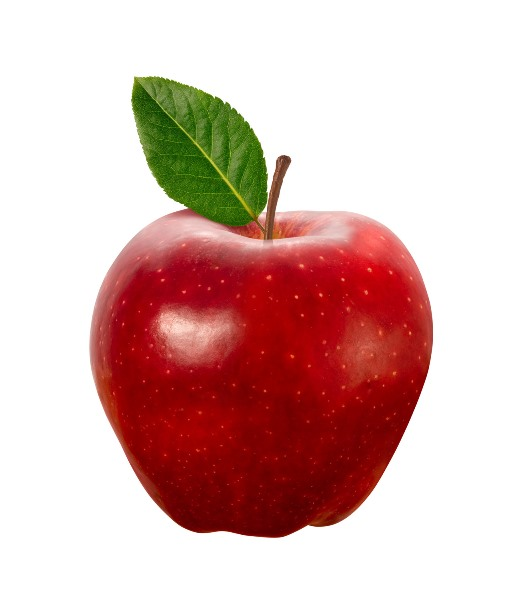
#> input picture Lektion_4/materialer/apple.jpg, 519 x 616 px, found by its file name
$ python opgaver4.py
#> lines starting #> are read from the running program, lines starting #| are printed output that depends on the picture; after the words box and inside, x2 and y2 are one past the last pixel; in counts of white or black regions, pixels touching at a corner belong together
import numpy as np
import cv2

opgave = 4

#Tag dette binære billede:

if opgave == 1:
    input = [[0, 0, 0, 0, 0, 0, 0, 0, 0, 0],
             [0, 0, 0, 0, 0, 0, 0, 0, 0, 0],
             [0, 0, 1, 1, 0, 0, 1, 1, 1, 0],
             [0, 0, 0, 1, 1, 1, 1, 1, 0, 0],
             [0, 0, 1, 1, 1, 1, 1, 0, 0, 0],
             [0, 0, 1, 1, 1, 0, 0, 0, 0, 0],
             [0, 0, 1, 1, 1, 1, 0, 0, 0, 0],
             [0, 0, 1, 1, 1, 1, 0, 0, 1, 0],
             [0, 1, 1, 0, 0, 0, 0, 0, 1, 0],
             [0, 1, 1, 0, 0, 0, 0, 0, 0, 0]]
    #og et 3x3 firkantet strukturelement:
    strucElem = [[1, 1, 1],
                 [1, 1, 1],
                 [1, 1, 1]]

    # erosion
    output =[[0, 0, 0, 0, 0, 0, 0, 0, 0, 0],
             [0, 0, 0, 0, 0, 0, 0, 0, 0, 0],
             [0, 0, 0, 0, 0, 0, 0, 0, 0, 0],
             [0, 0, 0, 0, 0, 0, 0, 0, 0, 0],
             [0, 0, 0, 0, 0, 0, 0, 0, 0, 0],
             [0, 0, 0, 1, 0, 0, 0, 0, 0, 0],
             [0, 0, 0, 1, 0, 0, 0, 0, 0, 0],
             [0, 0, 0, 0, 0, 0, 0, 0, 0, 0],
             [0, 0, 0, 0, 0, 0, 0, 0, 0, 0],
             [0, 0, 0, 0, 0, 0, 0, 0, 0, 0]]
    print("erosion = \n", np.array(output))
    # dilation
    output = [[0, 0, 0, 0, 0, 0, 0, 0, 0, 0],
             [0, 1, 1, 1, 1, 1, 1, 1, 1, 1],
             [0, 1, 1, 1, 1, 1, 1, 1, 1, 1],
             [0, 1, 1, 1, 1, 1, 1, 1, 1, 1],
             [0, 1, 1, 1, 1, 1, 1, 1, 1, 0],
             [0, 1, 1, 1, 1, 1, 1, 1, 0, 0],
             [0, 1, 1, 1, 1, 1, 1, 1, 1, 1],
             [1, 1, 1, 1, 1, 1, 1, 1, 1, 1],
             [1, 1, 1, 1, 1, 1, 1, 1, 1, 1],
             [1, 1, 1, 1, 0, 0, 0, 1, 1, 1]]
    print("dilation = \n", np.array(output))
    # closing
    output = [[0, 0, 0, 0, 0, 0, 0, 0, 0, 0],
             [0, 0, 0, 0, 0, 0, 0, 0, 0, 0],
             [0, 0, 1, 1, 1, 1, 1, 1, 1, 1],
             [0, 0, 1, 1, 1, 1, 1, 1, 0, 0],
             [0, 0, 1, 1, 1, 1, 1, 0, 0, 0],
             [0, 0, 1, 1, 1, 1, 1, 0, 0, 0],
             [0, 0, 1, 1, 1, 1, 1, 0, 0, 0],
             [0, 0, 1, 1, 1, 1, 1, 1, 1, 1],
             [1, 1, 1, 0, 0, 0, 0, 0, 1, 1],
             [1, 1, 1, 0, 0, 0, 0, 0, 1, 1]]
    print("closing = \n", np.array(output))
    # opening
    output =[[0, 0, 0, 0, 0, 0, 0, 0, 0, 0],
             [0, 0, 0, 0, 0, 0, 0, 0, 0, 0],
             [0, 0, 0, 0, 0, 0, 0, 0, 0, 0],
             [0, 0, 0, 0, 0, 0, 0, 0, 0, 0],
             [0, 0, 1, 1, 1, 0, 0, 0, 0, 0],
             [0, 0, 1, 1, 1, 0, 0, 0, 0, 0],
             [0, 0, 1, 1, 1, 0, 0, 0, 0, 0],
             [0, 0, 1, 1, 1, 0, 0, 0, 0, 0],
             [0, 0, 0, 0, 0, 0, 0, 0, 0, 0],
             [0, 0, 0, 0, 0, 0, 0, 0, 0, 0]]
    print("opening = \n", np.array(output))

#Brug morphology og image subtraction til at finde kanten/omkreds af hver prik i billedet "dots-bin.png".
if opgave == 2:
    dots = cv2.imread(r'C:\Users\Muku\Documents\robotic_sensing_Fag\Lektion_4\materialer\dots-bin.png', cv2.IMREAD_GRAYSCALE)
    ret, dotsBin = cv2.threshold(dots, 30, 255, cv2.THRESH_BINARY)

    strucElem = np.ones((4, 4), dtype=int)

    erodeDots = cv2.erode(dotsBin, strucElem)
    finalDots = cv2.subtract(dotsBin, erodeDots)

    cv2.imshow("original", dotsBin)
    cv2.imshow("eroded", erodeDots)
    cv2.imshow("Final", finalDots)
    cv2.waitKey(0)

#Brug morphology til at fjerne linjerne og beholde prikkerne i billedet "dots-lines.png".
if opgave == 3:
    dots = cv2.imread(r'C:\Users\Muku\Documents\robotic_sensing_Fag\Lektion_4\materialer\dots-lines.png',
                      cv2.IMREAD_GRAYSCALE)
    ret, dotsBin = cv2.threshold(dots, 30, 255, cv2.THRESH_BINARY)

    #   by making a thick structure element the lines will not pass the erosion
    strucElem = np.ones((8, 10), dtype=int)

    erodeDots = cv2.erode(dotsBin, strucElem)
    finalDots = cv2.dilate(erodeDots, strucElem)

    cv2.imshow("original", dotsBin)
    cv2.imshow("eroded", erodeDots)
    cv2.imshow("Final", finalDots)
    cv2.waitKey(0)
#Lav et lille program der kan segmentere æblet i billedet "apple.jpg". Det røde "kød" på æblet skal blive hvidt, og resten, inkl. stilk og blad, skal blive sort.
if opgave == 4:
    apple = cv2.imread(r'C:\Users\mikip\Documents\Fag_Perception\Lektion_4\materialer\apple.jpg')
#> apple is the input picture: shape (616, 519, 3); mean B, G, R 180.5, 184.5, 219.3
    hsvApple = cv2.cvtColor(apple, cv2.COLOR_BGR2HSV)
#> hsvApple: shape (616, 519, 3); mean H, S, V 19, 72.1, 221.2

    # first cut out the apple part
    upperLimit1 = np.array([180, 255, 255])
    lowerLimit1 = np.array([160, 80, 0])

    upperLimit2 = np.array([15, 255, 255])
    lowerLimit2 = np.array([0, 80, 0])

    mask1 = cv2.inRange(hsvApple, lowerLimit1,  upperLimit1)
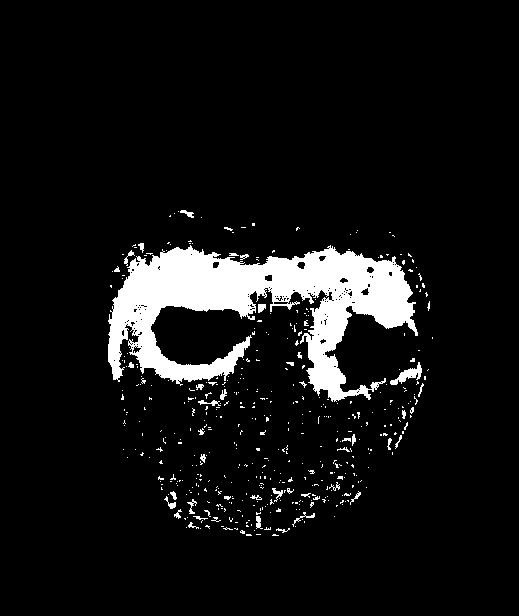
#> mask1: shape (616, 519); 7.8% white; 455 white regions (414 under 20 px), largest, box (x1, y1, x2, y2) and area: (108, 245, 418, 402) 21624, (390, 362, 422, 385) 274, (292, 512, 315, 527) 64
    mask2 = cv2.inRange(hsvApple, lowerLimit2,  upperLimit2)
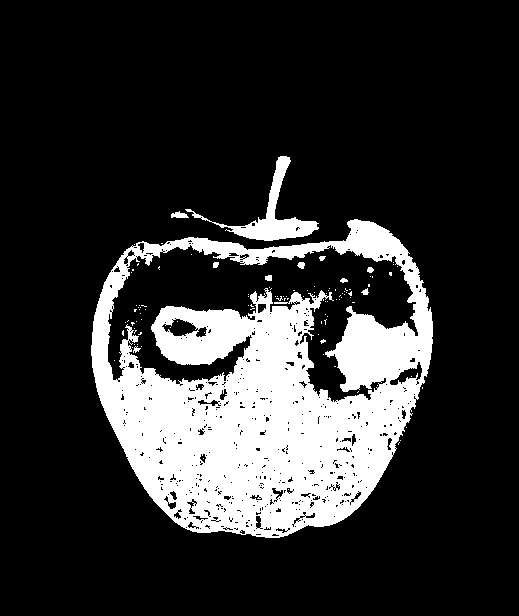
#> mask2: shape (616, 519); 19.3% white; 106 white regions (95 under 20 px), largest, box (x1, y1, x2, y2) and area: (91, 219, 433, 538) 58967, (185, 156, 319, 241) 2146, (171, 211, 189, 218) 82
    appleBin = mask1+mask2
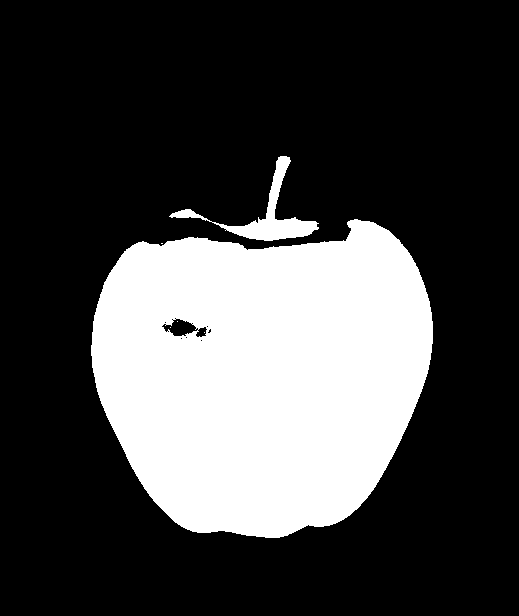
#> appleBin: shape (616, 519); 27.1% white; 6 white regions (4 under 20 px), largest, box (x1, y1, x2, y2) and area: (91, 219, 433, 538) 84228, (169, 156, 319, 241) 2330

    # then use closing method to remove the hole and stalk
    strucElem1 = np.ones((5, 25), dtype=int)
    # since the hole has a different shape than the stalk I am using a different SE for dilation
    strucElem2 = np.ones((25, 25), dtype=int)

    erodeApple = cv2.erode(appleBin, strucElem1)
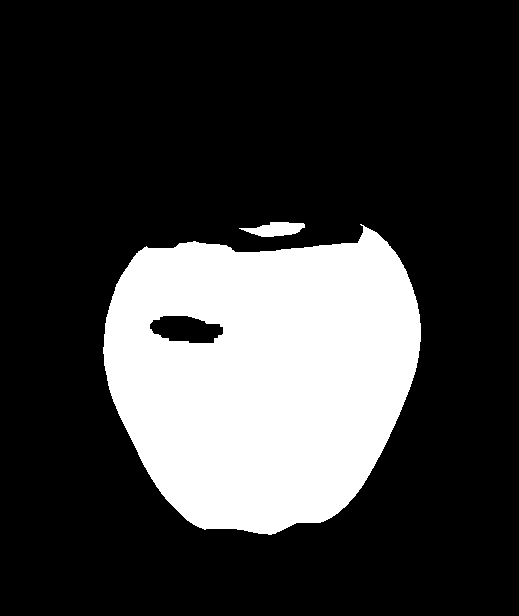
#> erodeApple: shape (616, 519); 23.3% white; 2 white regions, box (x1, y1, x2, y2) and area: (103, 224, 421, 535) 73867, (239, 222, 305, 237) 627
    finalApple = cv2.dilate(erodeApple, strucElem2)
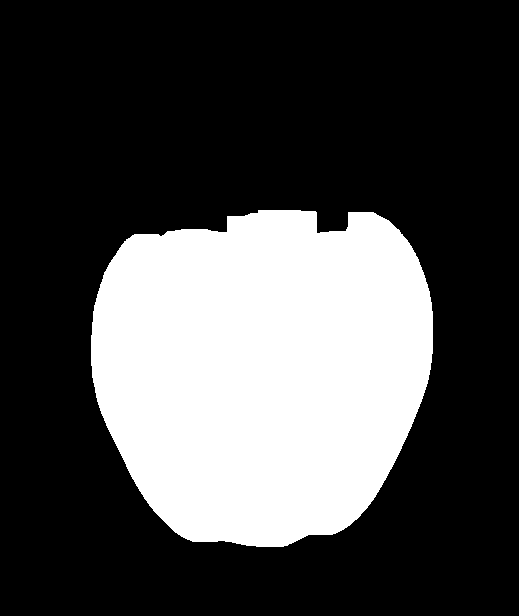
#> finalApple: shape (616, 519); 29.3% white; 1 white region, box (x1, y1, x2, y2) and area: (91, 210, 433, 547) 93517

    cv2.imshow("original", apple)
    cv2.imshow("Binary", appleBin)
    cv2.imshow("erode", erodeApple)
    cv2.imshow("Final", finalApple)
    cv2.waitKey(0)
